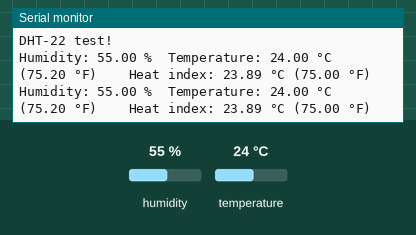
Simulated run of this sketch. Board: Arduino Uno, built with avr-gcc and run on an emulated ATmega328P. Shown: the last lines printed to the serial monitor. The test bench sets the inputs (shaded band); at power-on: humidity 55 %, temperature 24 °C.

Above: at 4.8 s.
4.9 s: humidity set to 22 %
At 6.7 s:
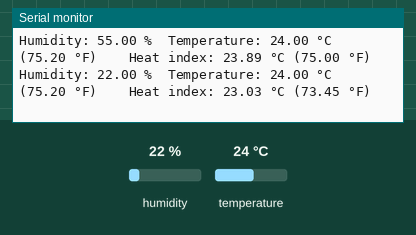
7.9 s: temperature set to 12 °C
At 9.3 s:
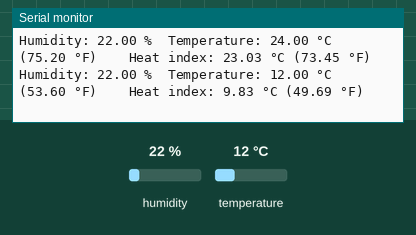
10.9 s: humidity set to 40 %
At 13.3 s:
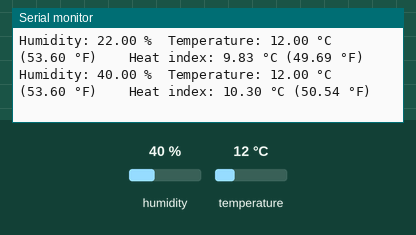
13.9 s: temperature set to 41 °C
At 14.8 s:
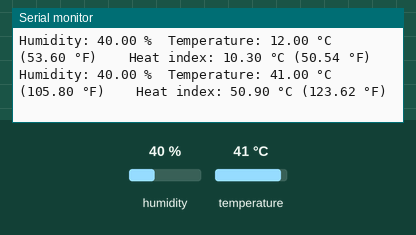
Timing chart, 0 to 16.9 s (numbered marks = the images above; inputs shaded):
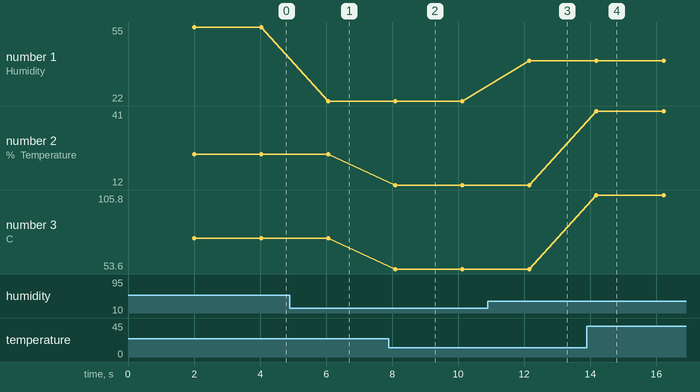

The sketch:

dht-22_test.ino
```cpp
// Based on example testing sketch for various DHT humidity/temperature sensors
// by ladyada, public domain
#include "DHT.h"
#define DHTPIN 4        // what digital pin we're connected to
#define DHTTYPE DHT22   // DHT 22  (AM2302), AM2321

DHT dht(DHTPIN, DHTTYPE);

void setup() {
  Serial.begin(9600);
  Serial.println("DHT-22 test!");
  dht.begin();
}

void loop() {
  // Wait a few seconds between measurements.
  delay(2000);

  // Reading temperature or humidity takes about 250 milliseconds!
  // Sensor readings may also be up to 2 seconds 'old' (its a very slow sensor)
  float h = dht.readHumidity();
  float t = dht.readTemperature();        // Read temperature as Celsius (the default)
  float f = dht.readTemperature(true);    // Read temperature as Fahrenheit (isFahrenheit = true)

  // Check if any reads failed and exit early (to try again).
  if (isnan(h) || isnan(t) || isnan(f)) {
    Serial.println("Failed to read from DHT sensor!");
    return;
  }

  float hif = dht.computeHeatIndex(f, h);         // Compute heat index in Fahrenheit (the default)
  float hic = dht.computeHeatIndex(t, h, false);  // Compute heat index in Celsius (isFahreheit = false)

  Serial.print("Humidity: "); Serial.print(h); Serial.print(" %\t");
  Serial.print("Temperature: "); Serial.print(t); Serial.print(" °C ("); Serial.print(f); Serial.print(" °F)\t\t");
  Serial.print("Heat index: "); Serial.print(hic); Serial.print(" °C ("); Serial.print(hif); Serial.println(" °F)");
}
```

Measured:
- after the input at 4.9 s, the serial monitor: prints a new line after 1.2 s (image 1)
- after the input at 7.9 s, the serial monitor: prints a new line after 0.20 s (image 2)
- after the input at 10.9 s, the serial monitor: prints a new line after 1.3 s (image 3)
- after the input at 13.9 s, the serial monitor: prints a new line after 0.29 s (image 4)
- plotted number 1: 55 → 22 after the input at 4.9 s, 22 → 40 after the input at 10.9 s
- plotted number 2: 24 → 12 after the input at 7.9 s, 12 → 41 after the input at 13.9 s
- plotted number 3: 75.2 → 53.6 after the input at 7.9 s, 53.6 → 105.8 after the input at 13.9 s
